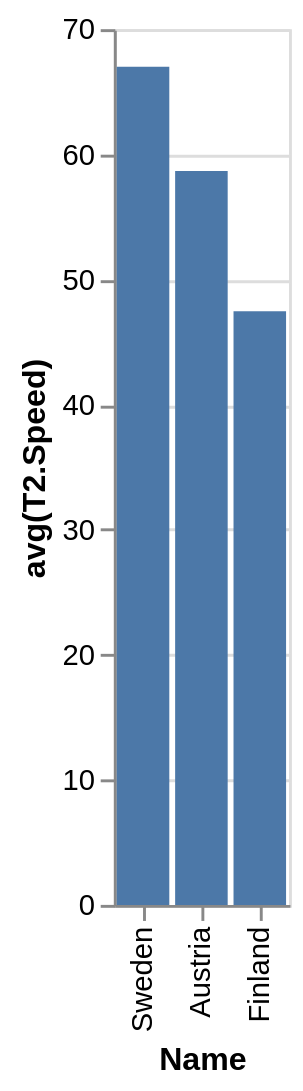

This figure's Vega-Lite source:
### Vega-Lite specification from a JSON file in a GitHub repository (floating-point values rounded to 4 significant figures)
{"data": {"values": [{"x_data": "Austria", "y_data": 58.67}, {"x_data": "Finland", "y_data": 47.45}, {"x_data": "Sweden", "y_data": 67}]}, "mark": "bar", "encoding": {"x": {"field": "x_data", "type": "nominal", "title": "Name", "sort": {"op": "sum", "field": "y_data", "order": "descending"}}, "y": {"field": "y_data", "type": "quantitative", "title": "avg(T2.Speed)"}}}
